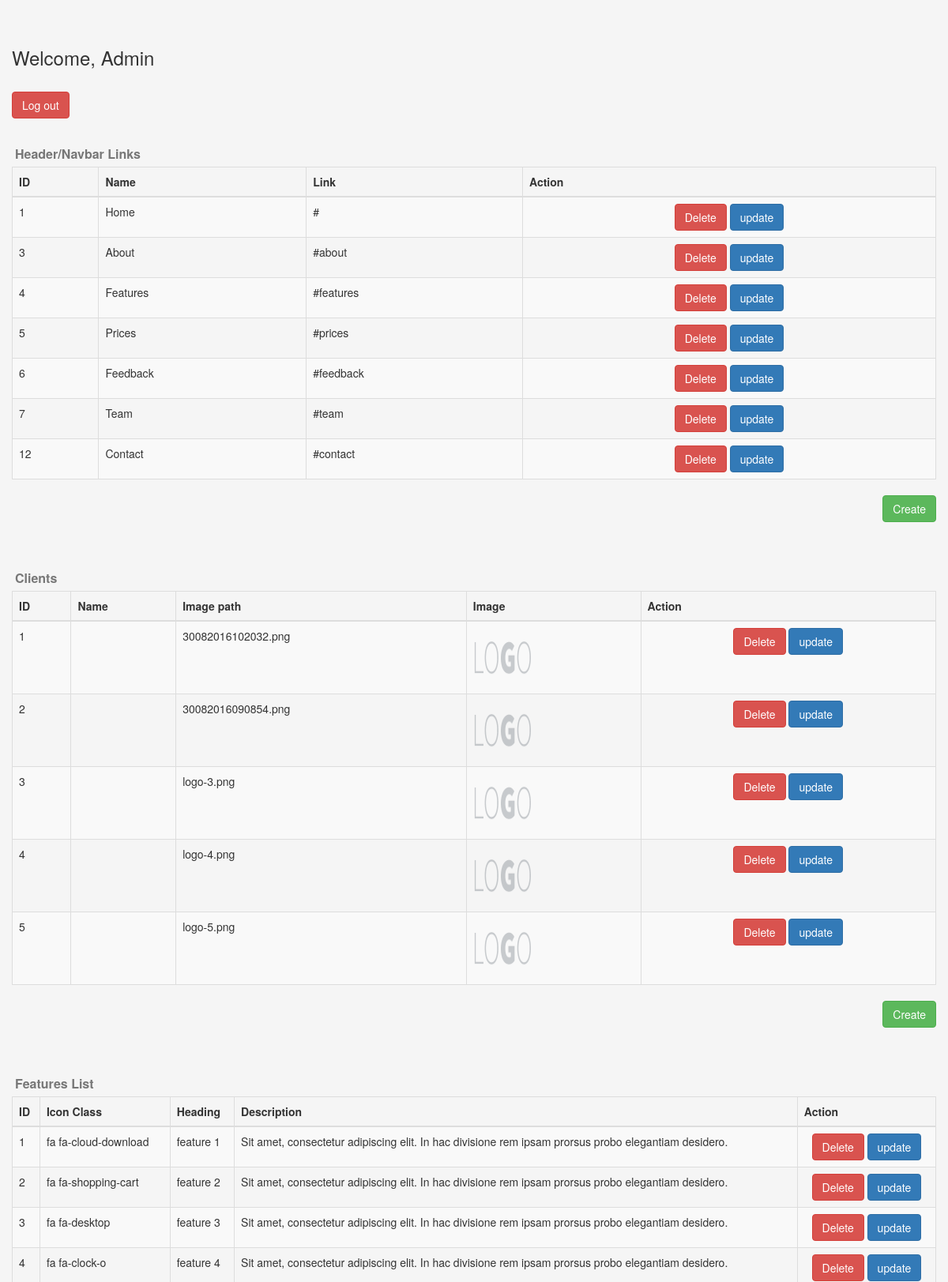
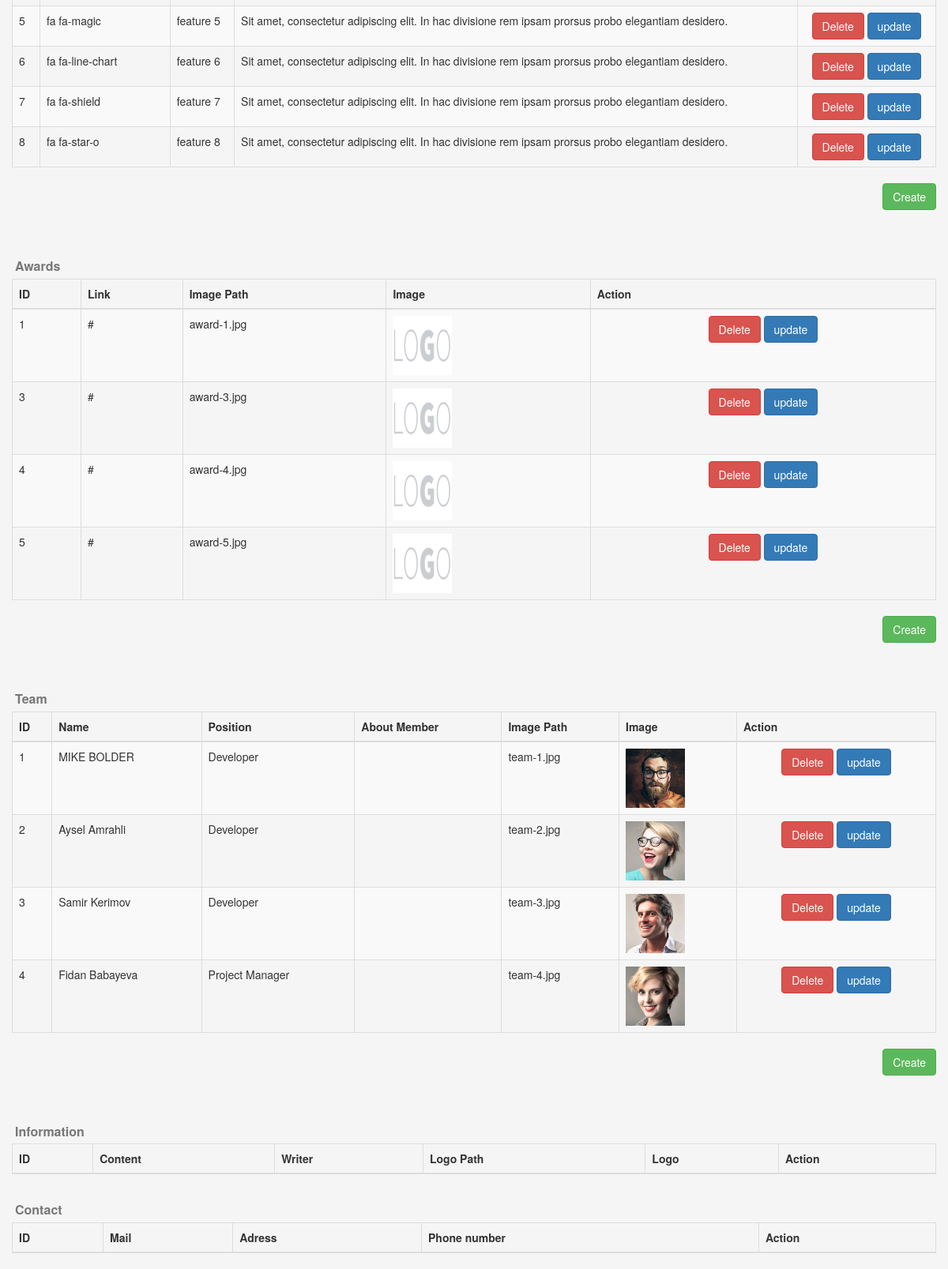
The page /admin/admin.php (signed in) on the database as committed earlier (2 pictures, top to bottom).
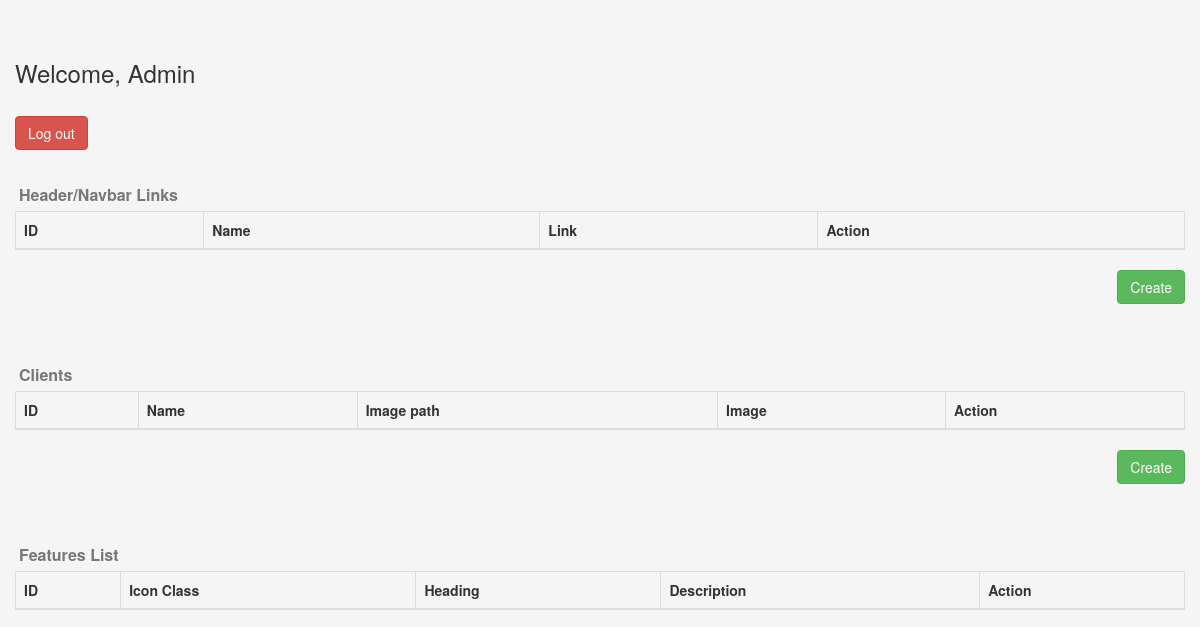
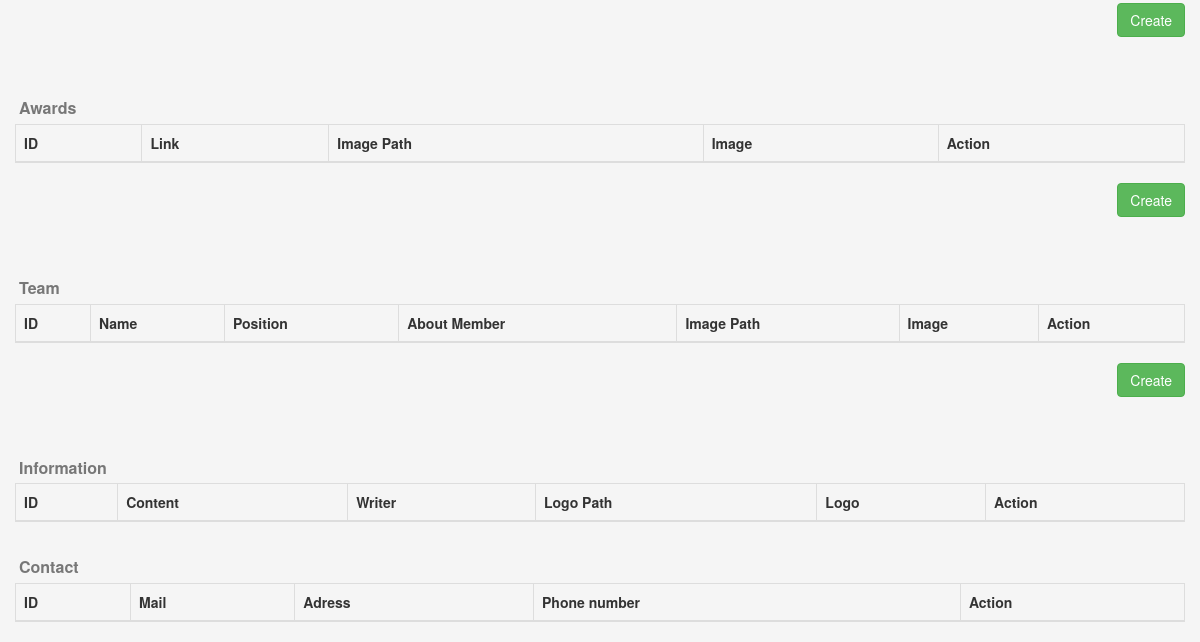
The same page on the database as committed later (2 pictures, top to bottom).
### tables this page shows
CREATE TABLE `navbar` (
  `id` int(5) NOT NULL,
  `name` varchar(30) NOT NULL,
  `link` varchar(255) NOT NULL
);

CREATE TABLE `clients` (
  `id` int(5) NOT NULL,
  `client_name` varchar(255) DEFAULT NULL,
  `image_path` varchar(255) NOT NULL
);

CREATE TABLE `features_list` (
  `id` int(5) NOT NULL,
  `icon_class` varchar(255) NOT NULL,
  `heading` varchar(255) NOT NULL,
  `description` varchar(255) NOT NULL
);

CREATE TABLE `awards` (
  `id` int(5) NOT NULL,
  `link` varchar(255) NOT NULL,
  `image_path` varchar(255) NOT NULL
);

CREATE TABLE `team` (
  `id` int(5) NOT NULL,
  `name` varchar(70) NOT NULL,
  `position` varchar(255) NOT NULL,
  `about` varchar(500) DEFAULT NULL,
  `image_path` varchar(255) NOT NULL
);

### admin/admin.php (the view, shortened to what the changed rows need)
<?php
	include 'db.php';
	if (isset($_SESSION['admin']) && $_SESSION['admin'] = "admin") {
?>
<!DOCTYPE html>
<html>
<head>
	<link rel="stylesheet" type="text/css" href="../assets/css/bootstrap.min.css">
	<link rel="stylesheet" type="text/css" href="../assets/css/admin.css">
</head>
<body>
	<div class="container">
		<div class="row">
			<h3>Welcome, Admin</h3><br>
			<table class="table table-striped table-bordered table-hover">
				<caption>Header/Navbar Links</caption>
				<thead>
					<th>ID</th>
					<th>Name</th>
					<th>Link</th>
					<th>Action</th>
				</thead>
				<tbody>
				<?php
					if($db_conn) {
						$sql_select_all = "SELECT * FROM navbar";
						$query = mysqli_query($db_conn, $sql_select_all);
						if ($query) {
							while ($result = mysqli_fetch_assoc($query)) {
								$id = $result['id'];
				?>
								<tr>
									<td><?=$id?></td>
									<td><?=$result['name']?></td>
									<td><?=$result['link']?></td>
									<td>
									<a href="delete.php?section=navbar&id=<?=$id?>" class="btn btn-danger">Delete</a>
									<a href="update.php?section=navbar&id=<?=$id?>" class="btn btn-primary">update</a>
									</td>
								</tr>
				<?php
							}
						}
					}
				?>
				</tbody>
			</table>
			<a href="create.php?section=navbar" class="btn btn-success pull-right">Create</a><br><br><br>
			<table class="table table-striped table-bordered table-hover">
				<caption>Clients</caption>
				<thead>
					<th>ID</th>
					<th>Name</th>
					<th>Image path</th>
					<th>Image</th>
					<th>Action</th>
				</thead>
				<tbody>
					<?php
						if($db_conn) {
							$sql_select_all = "SELECT * FROM clients";
							$query = mysqli_query($db_conn, $sql_select_all);
							if ($query) {
								while ($result = mysqli_fetch_assoc($query)) {
									$id = $result['id'];
					?>
									<tr>
										<td><?=$id?></td>
										<td><?=$result['client_name']?></td>
										<td><?=$result['image_path']?></td>
										<td><img width="75px" height="75px" src="../assets/images/<?=$result['image_path']?>" alt=""></td>
										<td>
										<a href="delete.php?section=clients&id=<?=$id?>" class="btn btn-danger">Delete</a>
										<a href="update.php?section=clients&id=<?=$id?>" class="btn btn-primary">update</a>
										</td>
									</tr>
					<?php
								}
							}
						}
					?>
				</tbody>
			</table>
			<a href="create.php?section=clients" class="btn btn-success pull-right">Create</a><br><br><br>
			<table class="table table-striped table-bordered table-hover">
				<caption>Features List</caption>
				<thead>
					<th>ID</th>
					<th>Icon Class</th>
					<th>Heading</th>
					<th>Description</th>
					<th>Action</th>
				</thead>
				<tbody>
					<?php
						if($db_conn) {
							$sql_select_all = "SELECT * FROM features_list";
							$query = mysqli_query($db_conn, $sql_select_all);
							if ($query) {
								while ($result = mysqli_fetch_assoc($query)) {
									$id = $result['id'];
					?>
									<tr>
										<td><?=$id?></td>
										<td><?=$result['icon_class']?></td>
										<td><?=$result['heading']?></td>
										<td><?=$result['description']?></td>
										<td>
										<a href="delete.php?section=features_list&id=<?=$id?>" class="btn btn-danger">Delete</a>
										<a href="update.php?section=features_list&id=<?=$id?>" class="btn btn-primary">update</a>
										</td>
									</tr>
					<?php
								}
							}
						}
					?>
				</tbody>
			</table>
			<a href="create.php?section=features_list" class="btn btn-success pull-right">Create</a><br><br><br>
			<table class="table table-striped table-bordered table-hover">
				<caption>Awards</caption>
				<thead>
					<th>ID</th>
					<th>Link</th>
					<th>Image Path</th>
					<th>Image</th>
					<th>Action</th>
				</thead>
				<tbody>
					<?php
						if($db_conn) {
							$sql_select_all = "SELECT * FROM awards";
							$query = mysqli_query($db_conn, $sql_select_all);
							if ($query) {
								while ($result = mysqli_fetch_assoc($query)) {
									$id = $result['id'];
					?>
									<tr>
										<td><?=$id?></td>
										<td><?=$result['link']?></td>
										<td><?=$result['image_path']?></td>
										<td><img width="75px" height="75px" src="../assets/images/<?=$result['image_path']?>" alt=""></td>
										<td>
										<a href="delete.php?section=awards&id=<?=$id?>" class="btn btn-danger">Delete</a>
										<a href="update.php?section=awards&id=<?=$id?>" class="btn btn-primary">update</a>
										</td>
									</tr>
					<?php
								}
							}
						}
					?>
				</tbody>
			</table>
			<a href="create.php?section=awards" class="btn btn-success pull-right">Create</a><br><br><br>
			<table class="table table-striped table-bordered table-hover">
				<caption>Team</caption>
				<thead>
					<th>ID</th>
					<th>Name</th>
					<th>Position</th>
					<th>About Member</th>
					<th>Image Path</th>
					<th>Image</th>
					<th>Action</th>
				</thead>
				<tbody>
					<?php
						if($db_conn) {
							$sql_select_all = "SELECT * FROM team";
							$query = mysqli_query($db_conn, $sql_select_all);
							if ($query) {
								while ($result = mysqli_fetch_assoc($query)) {
									$id = $result['id'];
					?>
									<tr>
										<td><?=$id?></td>
										<td><?=$result['name']?></td>
										<td><?=$result['position']?></td>
										<td><?=$result['about']?></td>
										<td><?=$result['image_path']?></td>
										<td><img width="75px" height="75px" src="../assets/images/<?=$result['image_path']?>" alt=""></td>
										<td>
										<a href="delete.php?section=team&id=<?=$id?>" class="btn btn-danger">Delete</a>
										<a href="update.php?section=team&id=<?=$id?>" class="btn btn-primary">update</a>
										</td>
									</tr>
					<?php
								}
							}
						}
					?>
				</tbody>
			</table>
			<a href="create.php?section=team" class="btn btn-success pull-right">Create</a><br><br><br>
			<table class="table table-striped table-bordered table-hover">
				<caption>Information</caption>
				<thead>
					<th>ID</th>
					<th>Content</th>
					<th>Writer</th>
					<th>Logo Path</th>
					<th>Logo</th>
					<th>Action</th>
				</thead>
			</table>
			<table class="table table-striped table-bordered table-hover">
				<caption>Contact</caption>
				<thead>
					<th>ID</th>
					<th>Mail</th>
					<th>Adress</th>
					<th>Phone number</th>
					<th>Action</th>
				</thead>
			</table>
		</div>
	</div>
</body>
</html>
<?php
			} else {
				unset($_SESSION['admin']);
				echo "Access denied!";
			}
?>

Rows that differ between the two databases and show on the page:
removed navbar: id "1", name "Home", link "#"
removed navbar: id "3", name "About", link "#about"
removed navbar: id "4", name "Features", link "#features"
removed navbar: id "5", name "Prices", link "#prices"
removed navbar: id "6", name "Feedback", link "#feedback"
removed navbar: id "7", name "Team", link "#team"
removed navbar: id "12", name "Contact", link "#contact"
removed clients: id "1", image_path "30082016102032.png", image_path (picture)
removed clients: id "2", image_path "30082016090854.png", image_path (picture)
removed clients: id "3", image_path "logo-3.png", image_path (picture)
removed clients: id "4", image_path "logo-4.png", image_path (picture)
removed clients: id "5", image_path "logo-5.png", image_path (picture)
removed features_list: id "1", icon_class "fa fa-cloud-download", heading "feature 1", description "Sit amet, consectetur adipiscing elit. In hac divisione rem ipsam prorsus probo elegantiam desidero."
removed features_list: id "2", icon_class "fa fa-shopping-cart", heading "feature 2", description "Sit amet, consectetur adipiscing elit. In hac divisione rem ipsam prorsus probo elegantiam desidero."
removed features_list: id "3", icon_class "fa fa-desktop", heading "feature 3", description "Sit amet, consectetur adipiscing elit. In hac divisione rem ipsam prorsus probo elegantiam desidero."
removed features_list: id "4", icon_class "fa fa-clock-o", heading "feature 4", description "Sit amet, consectetur adipiscing elit. In hac divisione rem ipsam prorsus probo elegantiam desidero."
removed features_list: id "5", icon_class "fa fa-magic", heading "feature 5", description "Sit amet, consectetur adipiscing elit. In hac divisione rem ipsam prorsus probo elegantiam desidero."
removed features_list: id "6", icon_class "fa fa-line-chart", heading "feature 6", description "Sit amet, consectetur adipiscing elit. In hac divisione rem ipsam prorsus probo elegantiam desidero."
removed features_list: id "7", icon_class "fa fa-shield", heading "feature 7", description "Sit amet, consectetur adipiscing elit. In hac divisione rem ipsam prorsus probo elegantiam desidero."
removed features_list: id "8", icon_class "fa fa-star-o", heading "feature 8", description "Sit amet, consectetur adipiscing elit. In hac divisione rem ipsam prorsus probo elegantiam desidero."
removed awards: id "1", link "#", image_path "award-1.jpg", image_path (picture)
removed awards: id "3", link "#", image_path "award-3.jpg", image_path (picture)
removed awards: id "4", link "#", image_path "award-4.jpg", image_path (picture)
removed awards: id "5", link "#", image_path "award-5.jpg", image_path (picture)
removed team: id "1", name "MIKE BOLDER", position "Developer", image_path "team-1.jpg", image_path (picture)
removed team: id "2", name "Aysel Amrahli", position "Developer", image_path "team-2.jpg", image_path (picture)
removed team: id "3", name "Samir Kerimov", position "Developer", image_path "team-3.jpg", image_path (picture)
removed team: id "4", name "Fidan Babayeva", position "Project Manager", image_path "team-4.jpg", image_path (picture)
